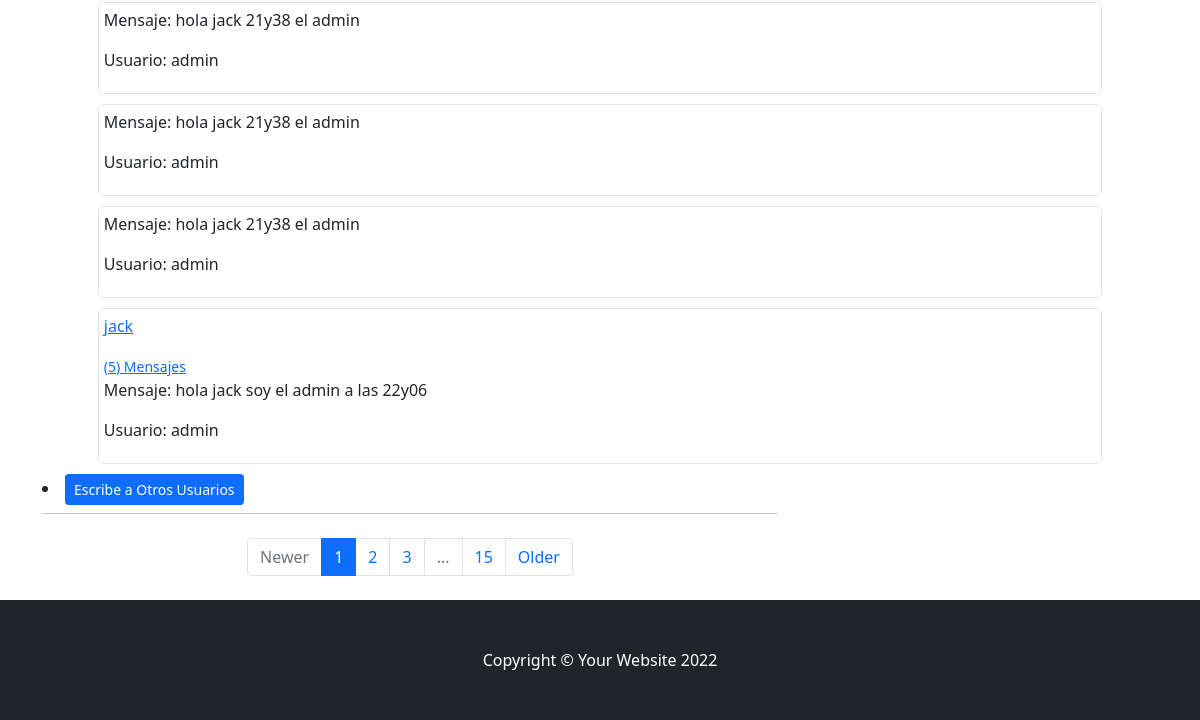
/AppBlog/Inbox (signed in, lower part), run on an earlier commit of the app's database.
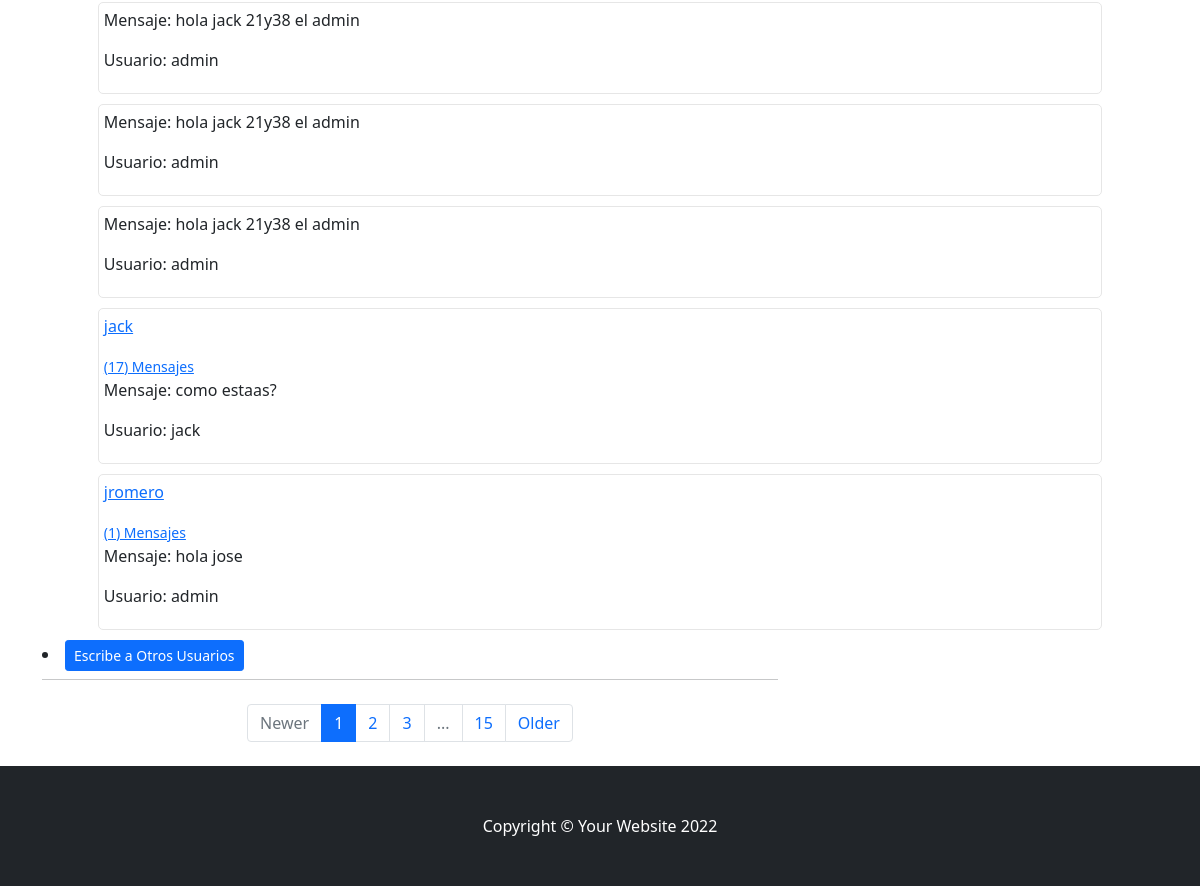
And on a later commit of the database.
### AppBlog/models.py (models this page shows)
class ModelBase(models.Model):
	id = models.UUIDField(default=uuid.uuid4, primary_key=True, db_index=True, editable=False)
	tiempo = models.DateTimeField(auto_now_add=True)
	actualizar = models.DateTimeField(auto_now=True)
	class Meta:
		abstract = True

class Canal(ModelBase):
	usuarios = models.ManyToManyField(User, blank=True, through=CanalUsuario)
	objects = CanalManager()

class CanalMensaje(ModelBase):
	canal   = models.ForeignKey("Canal", on_delete=models.CASCADE)
	usuario = models.ForeignKey(User, on_delete=models.CASCADE)
	texto =  models.TextField()

class CanalUsuario(ModelBase):
	canal  = models.ForeignKey("Canal", null=True, on_delete=models.SET_NULL)
	usuario = models.ForeignKey(User, on_delete=models.CASCADE)

### AppBlog/views.py (the view)
# urls.py: path('Inbox', Inbox.as_view(), name="Inbox"),
class Inbox(View):
    def get(self, request):
        inbox = Canal.objects.filter(canalusuario__usuario__in=[request.user.id])
        context = {
            "inbox":inbox
        }
        return render(request, 'AppBlog/inbox.html', context)

### AppBlog/models.py (called while the page is built)
	def get_queryset(self, *args, **kwargs):
		return CanalQuerySet(self.model, using=self._db)

### AppBlog/templates/AppBlog/inbox.html (shortened to what this page needs)
{% extends "AppBlog/abuelo.html" %}
{% load static %}
{% load static %}
{% block contenido_que_cambia %}
{% for inbox in inbox %}
<div class="div_inbox">
	{% for second_user in inbox.canalusuario_set.all %}
		{% if second_user.usuario ==  request.user %}
		{% else %}
			<a href="{% url 'detailms' second_user.usuario.username %}">
				<p>
					{{second_user.usuario}}
				</p>
				<small>
					({{inbox.canalmensaje_set.count}}) Mensajes
				</small>
			</a>
		{% endif %}
	{% endfor %}
	{% if inbox.canalmensaje_set.count != 0 %}
		<div class="div_ms_inbox">
			{% with ultimo_mensaje=inbox.canalmensaje_set.last %}
				<p>
					Mensaje: {{ultimo_mensaje.texto}}
				</p>
				<p>
					Usuario: {{ultimo_mensaje.usuario}}
				</p>
			{% endwith %}
		</div>
	{% else %}
		<p>
			No hay mensajes en nuestro inbox
		</p>
	{% endif %}
</div>
{% empty %}
<h2>
	Inbox Vacio
</h2>
{% endfor %}
<li class="nav-item"><a class="btn btn-primary btn-sm" href="{% url 'ListarUser' %}">Escribe a Otros Usuarios</a></li>
{% endblock %}

What changed in the data, as far as the page shows it:
computed for Canal: canalmensaje_set.count "5" → "17"; canalmensaje_set.last.texto "hola jack soy el admin a las 22y06" → "como estaas?"; canalmensaje_set.last.usuario "admin" → "jack"
added Canal: canalmensaje_set.count "1", canalmensaje_set.last.texto "hola jose", canalmensaje_set.last.usuario "admin"
added CanalUsuario: usuario "jromero", shown under "hola jose"
